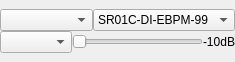
<?xml version="1.0" encoding="UTF-8"?>
<ui version="4.0">
 <class>Form</class>
 <widget class="QWidget" name="Form">
  <property name="geometry">
   <rect>
    <x>0</x>
    <y>0</y>
    <width>235</width>
    <height>62</height>
   </rect>
  </property>
  <property name="sizePolicy">
   <sizepolicy hsizetype="Preferred" vsizetype="Preferred">
    <horstretch>0</horstretch>
    <verstretch>0</verstretch>
   </sizepolicy>
  </property>
  <property name="minimumSize">
   <size>
    <width>0</width>
    <height>0</height>
   </size>
  </property>
  <property name="maximumSize">
   <size>
    <width>16777215</width>
    <height>16777215</height>
   </size>
  </property>
  <property name="windowTitle">
   <string>Form</string>
  </property>
  <layout class="QVBoxLayout" name="verticalLayout_2">
   <property name="spacing">
    <number>0</number>
   </property>
   <property name="margin">
    <number>0</number>
   </property>
   <item>
    <layout class="QVBoxLayout" name="verticalLayout">
     <property name="sizeConstraint">
      <enum>QLayout::SetDefaultConstraint</enum>
     </property>
     <item>
      <layout class="QHBoxLayout" name="topLayout">
       <item>
        <widget class="QComboBox" name="channel_group">
         <property name="sizePolicy">
          <sizepolicy hsizetype="Preferred" vsizetype="Fixed">
           <horstretch>0</horstretch>
           <verstretch>0</verstretch>
          </sizepolicy>
         </property>
        </widget>
       </item>
       <item>
        <widget class="QComboBox" name="channel">
         <property name="sizePolicy">
          <sizepolicy hsizetype="Preferred" vsizetype="Fixed">
           <horstretch>0</horstretch>
           <verstretch>0</verstretch>
          </sizepolicy>
         </property>
         <property name="editable">
          <bool>false</bool>
         </property>
         <item>
          <property name="text">
           <string>SR01C-DI-EBPM-99</string>
          </property>
         </item>
        </widget>
       </item>
      </layout>
     </item>
     <item>
      <layout class="QHBoxLayout" name="bottomLayout">
       <property name="sizeConstraint">
        <enum>QLayout::SetMinAndMaxSize</enum>
       </property>
       <item>
        <widget class="QComboBox" name="show_curves"/>
       </item>
       <item>
        <widget class="QSlider" name="horizontalSlider">
         <property name="orientation">
          <enum>Qt::Horizontal</enum>
         </property>
        </widget>
       </item>
       <item>
        <widget class="QLabel" name="label">
         <property name="sizePolicy">
          <sizepolicy hsizetype="Preferred" vsizetype="Fixed">
           <horstretch>0</horstretch>
           <verstretch>0</verstretch>
          </sizepolicy>
         </property>
         <property name="text">
          <string>-10dB</string>
         </property>
         <property name="textInteractionFlags">
          <set>Qt::LinksAccessibleByMouse|Qt::TextEditable</set>
         </property>
        </widget>
       </item>
      </layout>
     </item>
    </layout>
   </item>
  </layout>
 </widget>
 <resources/>
 <connections/>
</ui>
